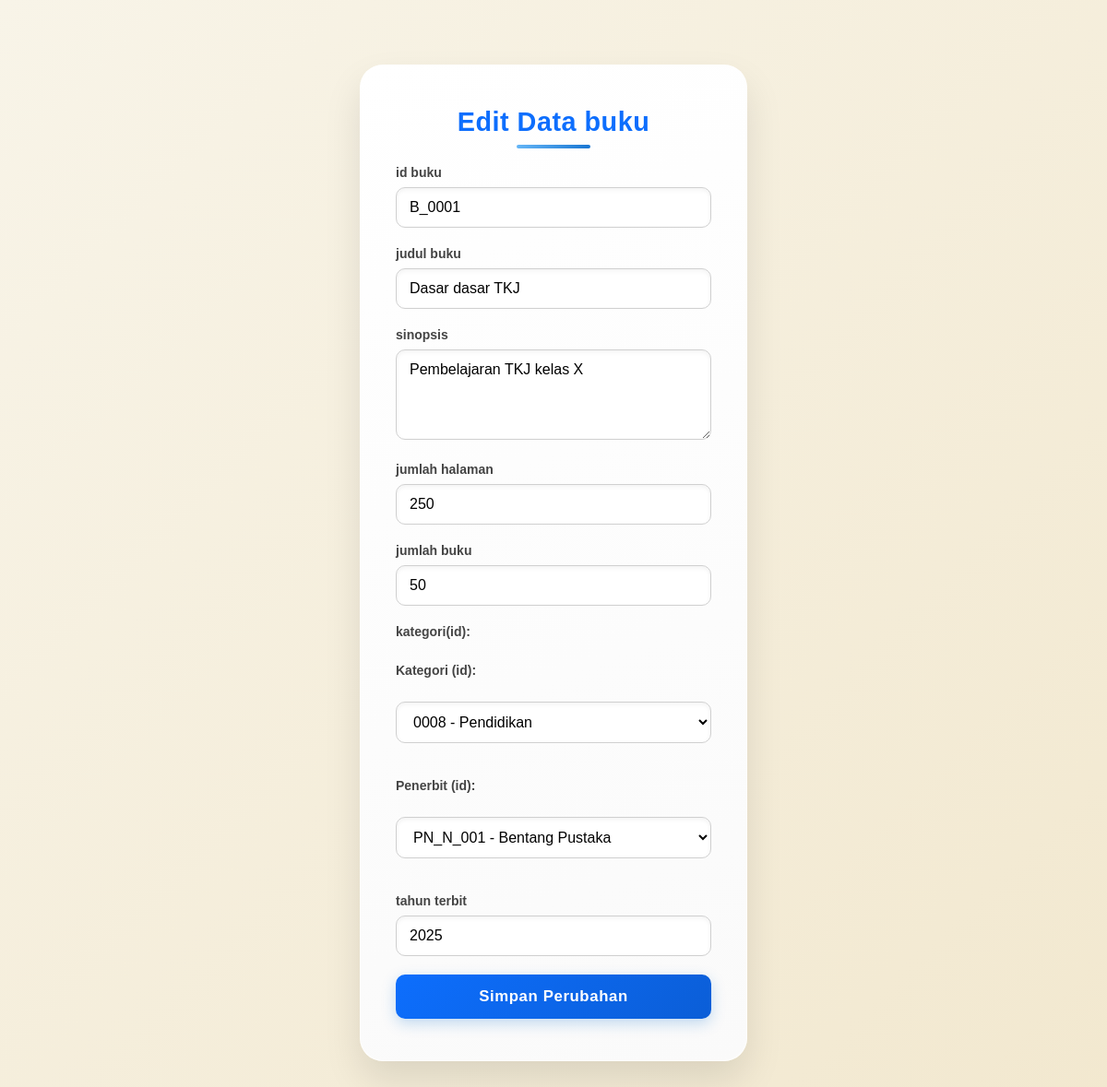
The page /buku/edit_buku.php?id_buku=B_0001 on the database its author committed.
### tables this page shows
CREATE TABLE `tbl_buku` (
  `id_buku` varchar(10) NOT NULL,
  `judul_buku` varchar(200) NOT NULL,
  `sinopsis` varchar(300) NOT NULL,
  `jumlah_halaman` int(11) NOT NULL,
  `jumlah_buku` int(11) NOT NULL,
  `id_kategori` varchar(10) NOT NULL,
  `id_penerbit` varchar(10) NOT NULL,
  `tahun_terbit` int(11) NOT NULL
);

### buku/edit_buku.php (the view, shortened to what this page needs)
<?php
include __DIR__ . '/../inc/conect.php';
$id_buku = $_GET['id_buku'];
$result = mysqli_query($koneksi, "SELECT * FROM tbl_buku WHERE id_buku='$id_buku'");
$buku = mysqli_fetch_array($result);
?>
<!DOCTYPE html>
<html lang="id">
<head>
    <link rel="stylesheet" href="../css/Edit.css">
</head>
<body>
    <div class="wrapper">
        <h2>Edit Data buku</h2>
        <form method="POST">
            <label>id buku</label>
            <input type="text" name="id_buku" value="<?php echo $buku['id_buku']; ?>" readonly>
            <label>judul buku </label>
            <input type="text" name="judul_buku" value="<?php echo $buku['judul_buku']; ?>" required>
            <label>sinopsis</label>
            <textarea name="sinopsis" rows="4"><?php echo $buku['sinopsis']; ?></textarea>
            <label>jumlah halaman</label>
            <input type="text" name="jumlah_halaman" value="<?php echo $buku['jumlah_halaman']; ?>" required>
            <label>jumlah buku</label>
            <input type="text" name="jumlah_buku" value="<?php echo $buku['jumlah_buku']; ?>" required>
            <label>kategori(id):</label><br>
            <label>Kategori (id):</label><br>
            <select name="id_kategori" required>
                <?php
                $kategori = mysqli_query($koneksi, "SELECT * FROM tbl_kategori ORDER BY kategori ASC");
                while ($row = mysqli_fetch_assoc($kategori)) {
                    $selected = ($row['id_kategori'] == $buku['id_kategori']) ? "selected" : "";
                    echo "<option value='{$row['id_kategori']}' $selected>{$row['id_kategori']} - {$row['kategori']}</option>";
                }
                ?>
            </select><br><br>
            <label>Penerbit (id):</label><br>
            <select name="id_penerbit" required>
                <?php
                $penerbit = mysqli_query($koneksi, "SELECT * FROM tbl_penerbit ORDER BY nama_penerbit ASC");
                while ($row = mysqli_fetch_assoc($penerbit)) {
                    $selected = ($row['id_penerbit'] == $buku['id_penerbit']) ? "selected" : "";
                    echo "<option value='{$row['id_penerbit']}' $selected>{$row['id_penerbit']} - {$row['nama_penerbit']}</option>";
                }
                ?>
            </select><br><br>
            <label>tahun terbit</label>
            <input type="text" name="tahun_terbit" value="<?php echo $buku['tahun_terbit']; ?>" readonly>
            <button type="submit" name="update">Simpan Perubahan</button>
        </form>
    </div>
</body>
</html>

### css/edit.css (style rules this page uses)
* { margin: 0; padding: 0; box-sizing: border-box; font-family: "Poppins", sans-serif; }
body { background: linear-gradient(135deg, #f8f4e8, #f2e8cf); display: flex; justify-content: center; align-items: center; min-height: 100vh; padding: 20px; color: #333; }
.wrapper { background: linear-gradient(160deg, #ffffff, #fafafa); width: 420px; padding: 45px 38px; border-radius: 25px; box-shadow: 0 20px 40px rgba(0, 0, 0, 0.1), inset 0 0 10px rgba(255, 255, 255, 0.4); border: 1px solid rgba(255, 255, 255, 0.8); backdrop-filter: blur(10px); transition: all 0.4s ease; }
h2 { text-align: center; margin-bottom: 30px; color: #1d3f72; font-weight: 700; letter-spacing: 0.8px; position: relative; font-size: 24px; }
h2::after { content: ""; position: absolute; width: 80px; height: 4px; background: linear-gradient(90deg, #64b5f6, #1976d2); bottom: -12px; left: 50%; transform: translateX(-50%); border-radius: 3px; }
label { font-weight: 600; display: block; margin-bottom: 6px; color: #3a3a3a; font-size: 14px; }
input, textarea, select { width: 100%; padding: 12px 14px; border: 1px solid #d8d8d8; border-radius: 14px; margin-bottom: 18px; font-size: 14px; background-color: #ffffff; box-shadow: inset 0 2px 5px rgba(0,0,0,0.05); transition: all 0.3s ease; }
button { width: 100%; background: linear-gradient(135deg, #64b5f6, #1976d2); color: #fff; padding: 13px; border: none; border-radius: 16px; font-weight: 600; font-size: 15px; cursor: pointer; letter-spacing: 0.6px; transition: all 0.3s ease; box-shadow: 0 5px 15px rgba(25, 118, 210, 0.25); }
::placeholder { color: #9ea8a8; font-style: italic; opacity: 0.8; }

### buku/edit_buku.php (style rules this page uses)
* { margin: 0; padding: 0; box-sizing: border-box; font-family: "Segoe UI", Arial, sans-serif; }
.wrapper { max-width: 700px; margin: 50px auto; background: #fdfdfd; padding: 40px; border-radius: 14px; border: 1px solid #e0e0e0; box-shadow: 0 6px 18px rgba(0, 0, 0, 0.08); }
.wrapper h2 { text-align: center; margin-bottom: 30px; font-size: 1.8rem; font-weight: 700; color: #0d6efd; letter-spacing: 0.5px; }
.wrapper label { display: block; margin-bottom: 8px; font-weight: 600; color: #444; }
.wrapper input[type="text"], .wrapper textarea, .wrapper select { width: 100%; padding: 12px 14px; margin-bottom: 20px; border: 1px solid #d0d0d0; border-radius: 10px; font-size: 1rem; background: #fff; transition: all 0.3s ease; }
.wrapper button { width: 100%; padding: 14px; background: linear-gradient(135deg, #0d6efd, #0b5ed7); color: #fff; font-size: 1.05rem; font-weight: 600; border: none; border-radius: 10px; cursor: pointer; transition: transform 0.2s ease, background 0.3s ease; }

### rows shown on the page
tbl_buku: id_buku "B_0001", judul_buku "Dasar dasar TKJ", sinopsis "Pembelajaran TKJ kelas X", jumlah_halaman "250", jumlah_buku "50", tahun_terbit "2025"

### other values the page prints
form field id_kategori "0008 - Pendidikan"
form field id_penerbit "PN_N_001 - Bentang Pustaka"
